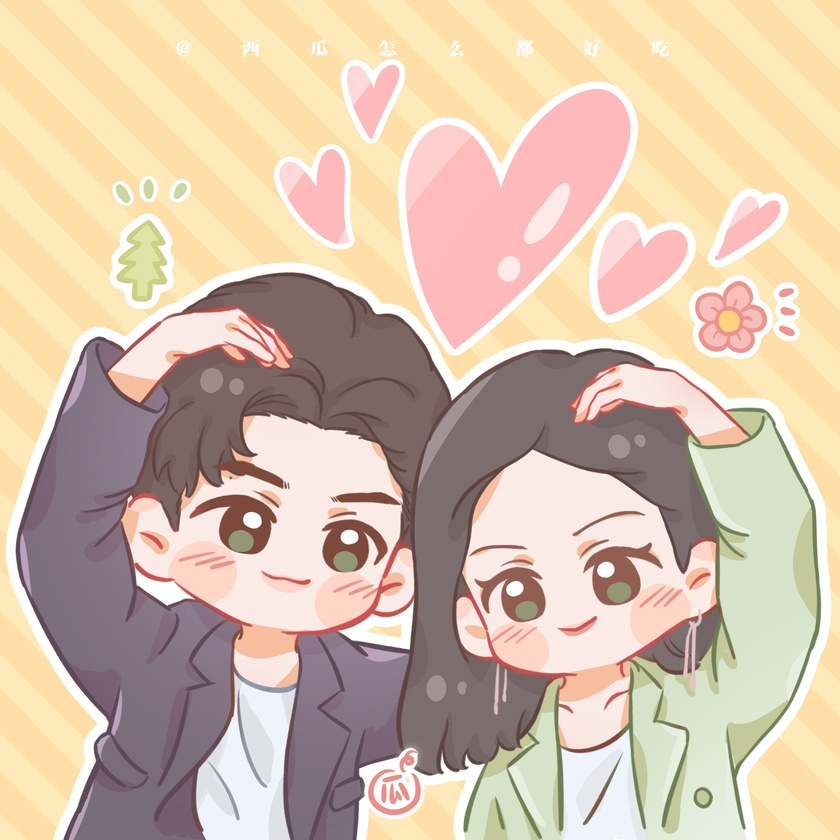
#> input picture CVPR/Homework2/1.jpeg, 840 x 840 px, shrunk from 2306 x 2306 before the run
$ python edge_detect.py
#> lines starting #> are read from the running program, lines starting #| are printed output that depends on the picture; after the words box and inside, x2 and y2 are one past the last pixel; in counts of white or black regions, pixels touching at a corner belong together
# [16 lines of commented-out code are left out]
"""
Created on Thu Dec  7 21:12:41 2017

@author: L.P.S
"""

import matplotlib.pyplot as plt
# from matplotlib import pyplot as plt
import numpy as np
import math
import cv2

img = plt.imread('1.jpeg')
#> img is the input picture: shape (840, 840, 3); mean R, G, B 214.1, 191.7, 170.9

sigma1 = sigma2 = 1
sum = 0

gaussian = np.zeros([5, 5])
for i in range(5):
    for j in range(5):
        gaussian[i,j] = math.exp(-1/2 * (np.square(i-3)/np.square(sigma1)           #生成二维高斯分布矩阵
                        + (np.square(j-3)/np.square(sigma2)))) / (2*math.pi*sigma1*sigma2)
        sum = sum + gaussian[i, j]

gaussian = gaussian/sum
# print(gaussian)

def rgb2gray(rgb):
    return np.dot(rgb[...,:3], [0.299, 0.587, 0.114])


# step1.高斯滤波
gray = rgb2gray(img)
W, H = gray.shape
#> W = 840; H = 840
new_gray = np.zeros([W-5, H-5])
for i in range(W-5):
    for j in range(H-5):
        new_gray[i,j] = np.sum(gray[i:i+5,j:j+5]*gaussian)   # 与高斯矩阵卷积实现滤波
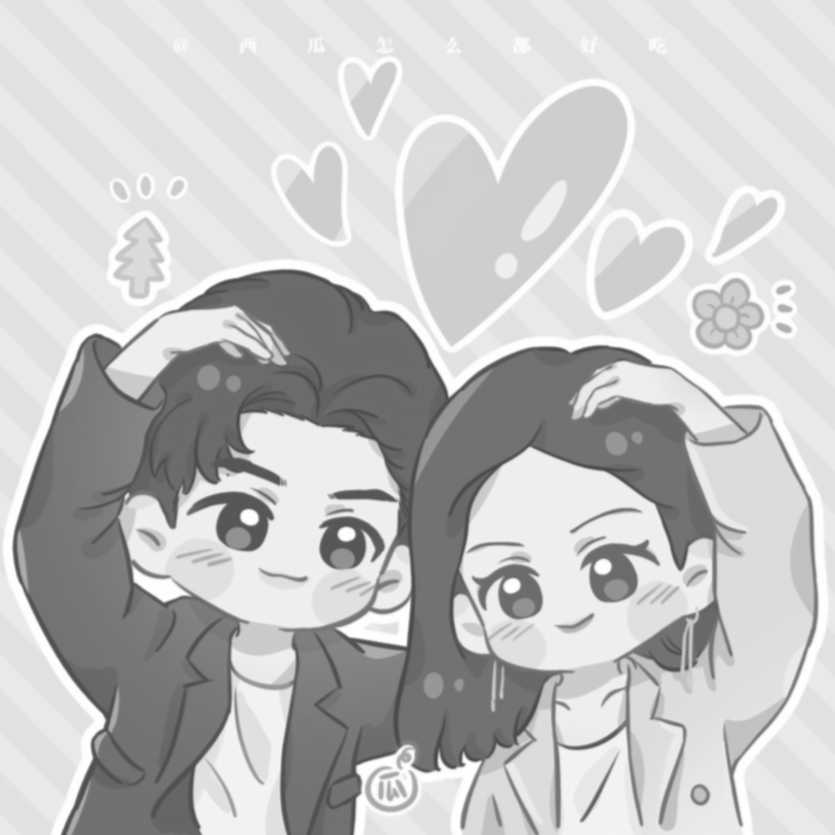
#> new_gray: shape (835, 835) float64; min 73.64, max 255, mean 195.7

# plt.imshow(new_gray, cmap="gray")


# step2.增强 通过求梯度幅值
W1, H1 = new_gray.shape
#> W1 = 835; H1 = 835
dx = np.zeros([W1-1, H1-1])
dy = np.zeros([W1-1, H1-1])
d = np.zeros([W1-1, H1-1])
for i in range(W1-1):
    for j in range(H1-1):
        dx[i,j] = new_gray[i, j+1] - new_gray[i, j]
        dy[i,j] = new_gray[i+1, j] - new_gray[i, j]
        d[i, j] = np.sqrt(np.square(dx[i,j]) + np.square(dy[i,j]))   # 图像梯度幅值作为图像强度值
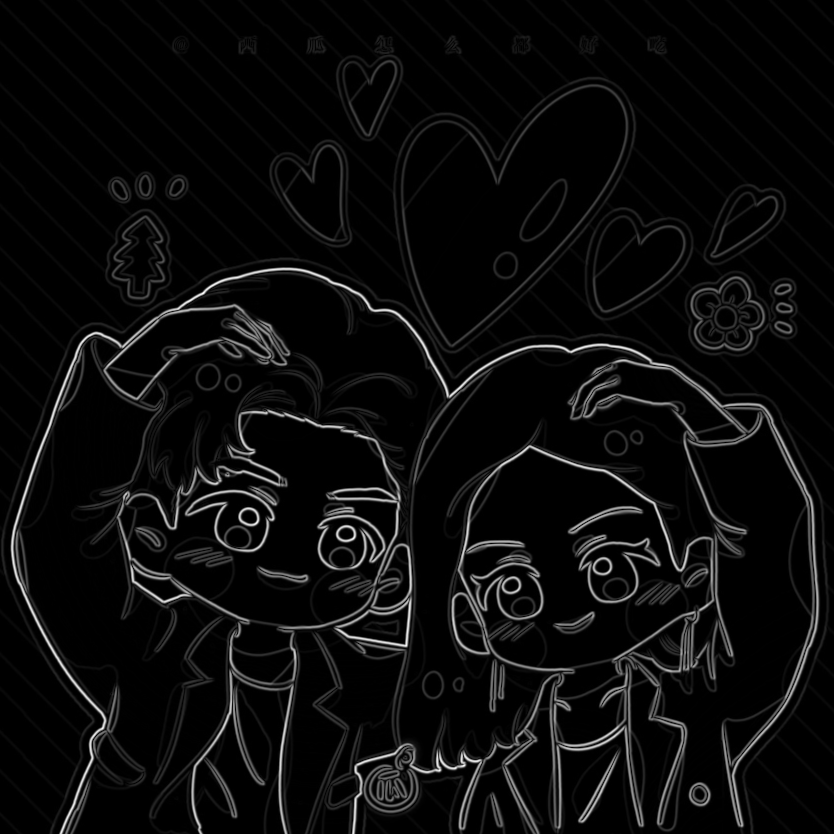
#> d: shape (834, 834) float64; min 0, max 75.66, mean 3.6; drawn with min black and max white
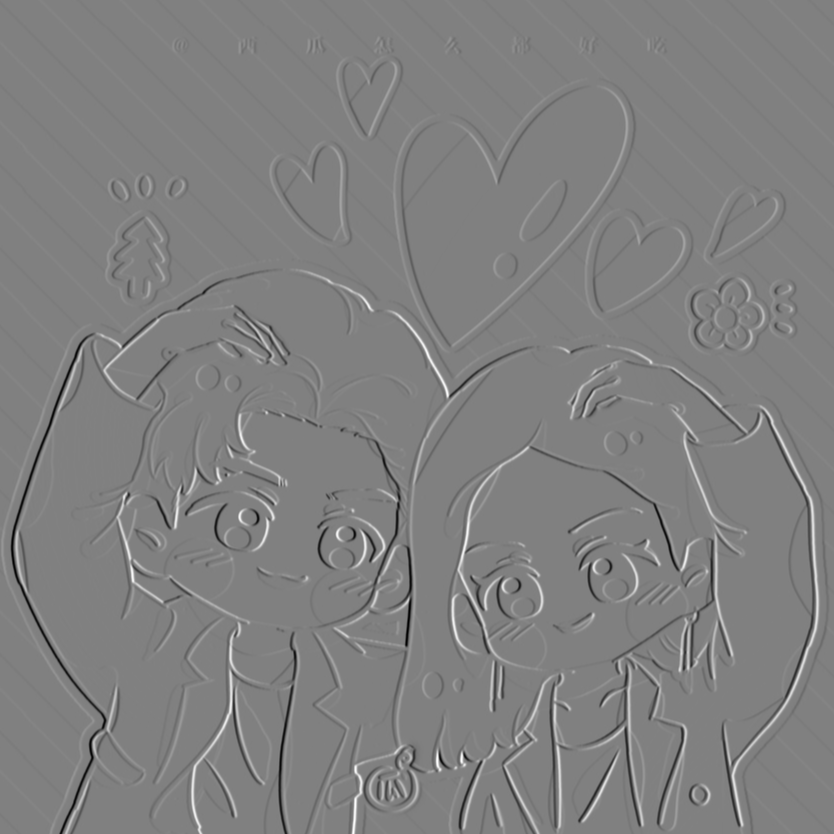
#> dx: shape (834, 834) float64; min -69.65, max 68.59, mean 0; drawn with min black and max white
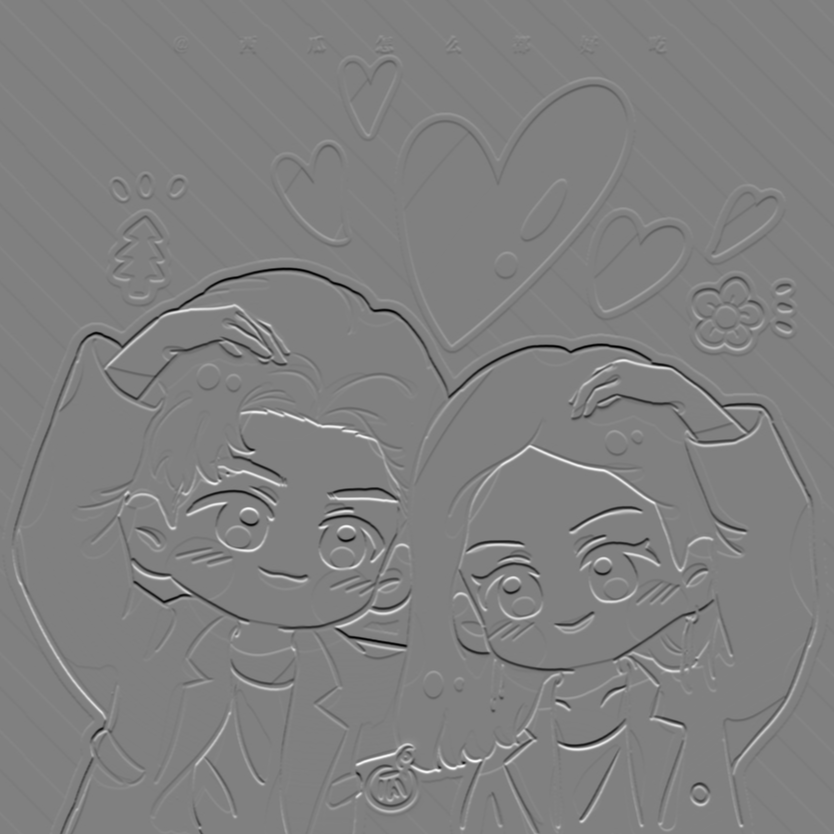
#> dy: shape (834, 834) float64; min -69.61, max 68.6, mean 0; drawn with min black and max white

# plt.imshow(d, cmap="grad")
# plt.show()
cv2.imwrite('grad.jpg',d)
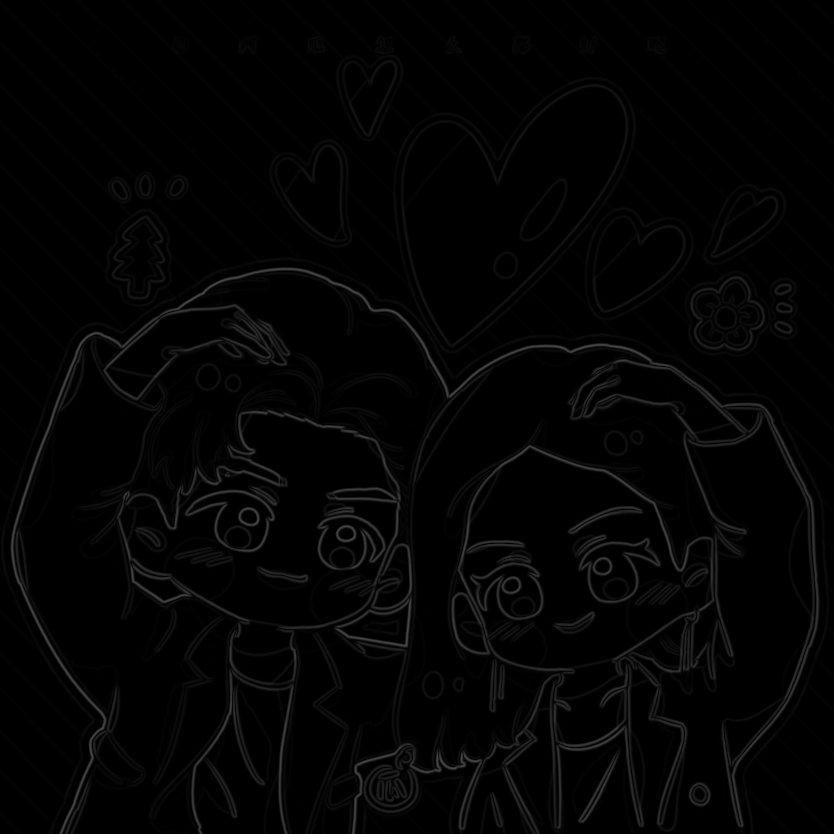
#> saved as grad.jpg: shape (834, 834); min 0, max 76, mean 3.5


# setp3.非极大值抑制 NMS
W2, H2 = d.shape
#> W2 = 834; H2 = 834
NMS = np.copy(d)
NMS[0,:] = NMS[W2-1,:] = NMS[:,0] = NMS[:, H2-1] = 0
#> NMS: shape (834, 834) float64; 0.33% of pixels changed, all inside (x1, y1, x2, y2) = (0, 0, 834, 834)
for i in range(1, W2-1):
    for j in range(1, H2-1):

        if d[i, j] == 0:
            NMS[i, j] = 0
        else:
            gradX = dx[i, j]
            gradY = dy[i, j]
            gradTemp = d[i, j]

            # 如果Y方向幅度值较大
            if np.abs(gradY) > np.abs(gradX):
                weight = np.abs(gradX) / np.abs(gradY)
                grad2 = d[i-1, j]
                grad4 = d[i+1, j]
                # 如果x,y方向梯度符号相同
                if gradX * gradY > 0:
                    grad1 = d[i-1, j-1]
                    grad3 = d[i+1, j+1]
                # 如果x,y方向梯度符号相反
                else:
                    grad1 = d[i-1, j+1]
                    grad3 = d[i+1, j-1]

            # 如果X方向幅度值较大
            else:
                weight = np.abs(gradY) / np.abs(gradX)
                grad2 = d[i, j-1]
                grad4 = d[i, j+1]
                # 如果x,y方向梯度符号相同
                if gradX * gradY > 0:
                    grad1 = d[i+1, j-1]
                    grad3 = d[i-1, j+1]
                # 如果x,y方向梯度符号相反
                else:
                    grad1 = d[i-1, j-1]
                    grad3 = d[i+1, j+1]

            gradTemp1 = weight * grad1 + (1-weight) * grad2
            gradTemp2 = weight * grad3 + (1-weight) * grad4
            if gradTemp >= gradTemp1 and gradTemp >= gradTemp2:
                NMS[i, j] = gradTemp
            else:
                NMS[i, j] = 0

# plt.imshow(NMS, cmap = "NMS")
# plt.show()
cv2.imwrite('NMS.jpg',NMS)


# step4. 双阈值算法检测、连接边缘
W3, H3 = NMS.shape
#> W3 = 834; H3 = 834
DT = np.zeros([W3, H3])
# 定义高低阈值
TL = 0.2 * np.max(NMS)
#> TL = 15.13
TH = 0.3 * np.max(NMS)
#> TH = 22.7
for i in range(1, W3-1):
    for j in range(1, H3-1):
        if (NMS[i, j] < TL):
            DT[i, j] = 0
        elif (NMS[i, j] > TH):
            DT[i, j] = 1
        elif ((NMS[i-1, j-1:j+1] < TH).any() or (NMS[i+1, j-1:j+1]).any()
              or (NMS[i, [j-1, j+1]] < TH).any()):
            DT[i, j] = 1
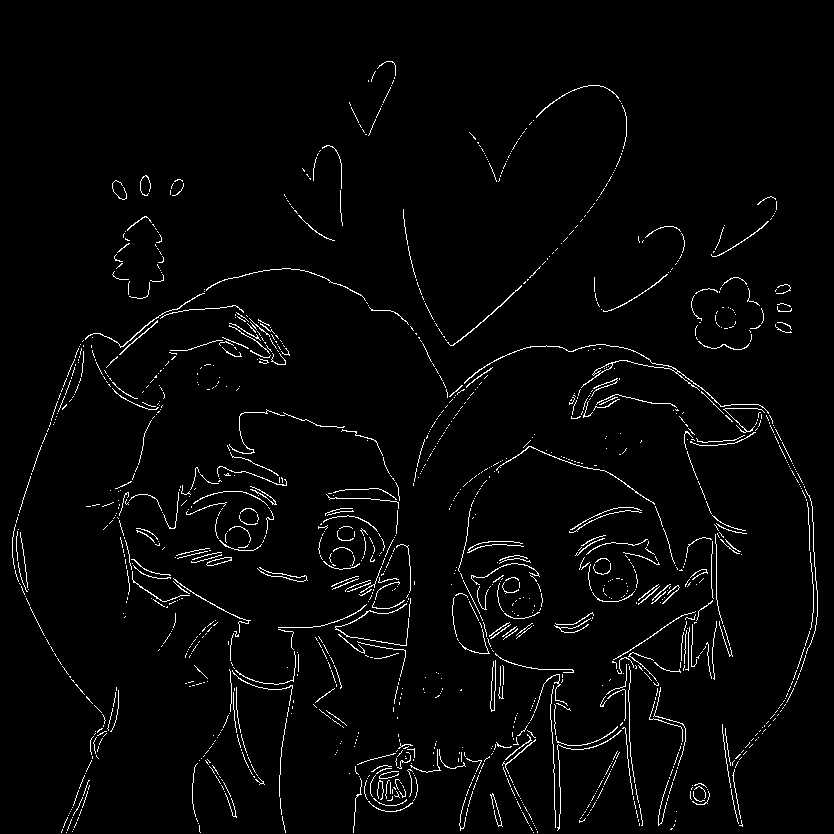
#> DT: shape (834, 834) float64; values 0 (black) and 1 (white), 2.6% white in thin lines or dots, all inside (x1, y1, x2, y2) = (12, 61, 818, 833)

# cv2.imwrite('gray.jpg',DT)
# plt.savefig('gray.jpg')
plt.imshow(DT,cmap="gray")
# plt.savefig('gray.jpg')
cv2.imwrite('gray.jpg',DT)
# plt.savefig('gray.jpg',DT)
plt.show()
